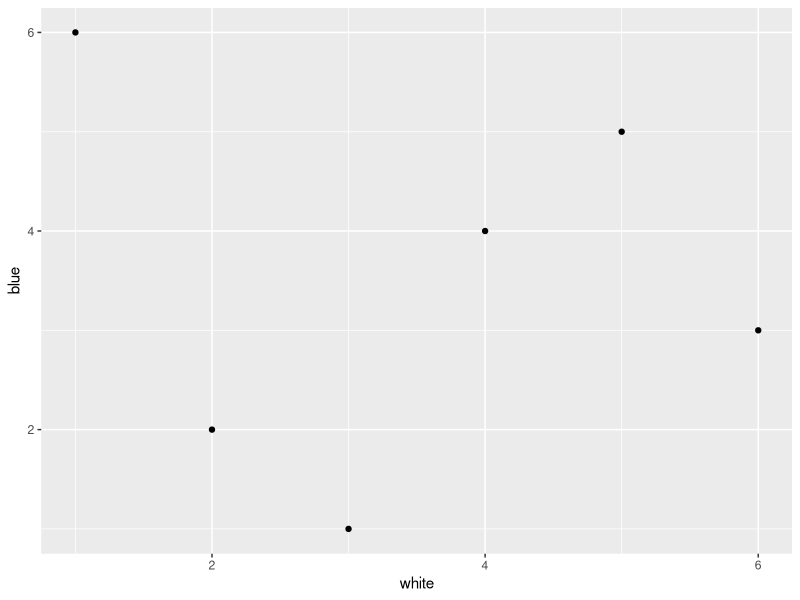

Generate this figure with R:
#################################################################################
#################################################################################
#################################################################################
## Complete the task below, source the script and submit the code hash number.
 


## Write the function described in the quiz question and make sure to name
## the function simplePlot.
## NOTE that the function will be called by the script with its own input,
## so do not provide the data or call the function when generating the hash value.

# insert function called simplePlot here.
library(ggplot2)

simplePlot <- function(df) {
  g <- ggplot(data = df, aes(x = white, y = blue)) +
    geom_point()
  
  return(g)
}

 
#################################################################################
###################### Do not edit the code below this line! ####################
 dfx<-list(structure(list(white = c(1L, 5L, 4L, 2L, 6L, 3L), green = c(2L, 
4L, 5L, 6L, 3L, 1L), blue = c(6L, 5L, 4L, 2L, 3L, 1L), black = c(4L, 
1L, 2L, 3L, 6L, 5L), red = c(1L, 4L, 6L, 5L, 2L, 3L)), class = "data.frame", row.names = c(NA, 
-6L)), structure(list(white = c(4L, 1L, 3L, 2L, 6L, 5L), green = c(5L, 
2L, 3L, 1L, 4L, 6L), blue = c(3L, 5L, 6L, 2L, 4L, 1L), black = c(4L, 
2L, 6L, 5L, 1L, 3L), red = c(1L, 3L, 4L, 5L, 2L, 6L)), class = "data.frame", row.names = c(NA, 
-6L)), structure(list(white = c(6L, 5L, 1L, 2L, 4L, 3L), green = c(4L, 
6L, 1L, 5L, 3L, 2L), blue = c(1L, 6L, 4L, 3L, 5L, 2L), black = c(2L, 
4L, 6L, 5L, 1L, 3L), red = c(3L, 1L, 2L, 5L, 4L, 6L)), class = "data.frame", row.names = c(NA, 
-6L)), structure(list(white = c(3L, 1L, 4L, 2L, 5L, 6L), green = c(6L, 
1L, 4L, 5L, 3L, 2L), blue = c(2L, 4L, 6L, 3L, 1L, 5L), black = c(6L, 
5L, 2L, 3L, 4L, 1L), red = c(6L, 1L, 4L, 3L, 5L, 2L)), class = "data.frame", row.names = c(NA, 
-6L)), structure(list(white = c(5L, 6L, 1L, 2L, 3L, 4L), green = c(4L, 
3L, 5L, 6L, 1L, 2L), blue = c(3L, 4L, 5L, 6L, 2L, 1L), black = c(4L, 
2L, 1L, 6L, 5L, 3L), red = c(1L, 3L, 5L, 4L, 2L, 6L)), class = "data.frame", row.names = c(NA, 
-6L)), structure(list(white = c(6L, 2L, 1L, 5L, 3L, 4L), green = c(3L, 
5L, 2L, 4L, 6L, 1L), blue = c(3L, 5L, 4L, 6L, 1L, 2L), black = c(6L, 
4L, 3L, 2L, 1L, 5L), red = c(3L, 1L, 5L, 2L, 6L, 4L)), class = "data.frame", row.names = c(NA, 
-6L)), structure(list(white = c(2L, 3L, 1L, 6L, 4L, 5L), green = c(5L, 
4L, 1L, 2L, 6L, 3L), blue = c(5L, 4L, 3L, 2L, 1L, 6L), black = c(5L, 
4L, 3L, 6L, 2L, 1L), red = c(4L, 1L, 2L, 5L, 6L, 3L)), class = "data.frame", row.names = c(NA, 
-6L)), structure(list(white = c(6L, 4L, 2L, 3L, 5L, 1L), green = c(1L, 
5L, 3L, 6L, 2L, 4L), blue = c(4L, 3L, 2L, 5L, 1L, 6L), black = c(1L, 
2L, 4L, 6L, 3L, 5L), red = c(4L, 1L, 2L, 5L, 3L, 6L)), class = "data.frame", row.names = c(NA, 
-6L)), structure(list(white = c(6L, 2L, 5L, 1L, 3L, 4L), green = c(3L, 
2L, 4L, 6L, 1L, 5L), blue = c(2L, 5L, 3L, 4L, 6L, 1L), black = c(3L, 
1L, 5L, 4L, 2L, 6L), red = c(1L, 5L, 3L, 2L, 6L, 4L)), class = "data.frame", row.names = c(NA, 
-6L)), structure(list(white = c(3L, 6L, 5L, 2L, 1L, 4L), green = c(4L, 
2L, 1L, 5L, 3L, 6L), blue = c(6L, 1L, 4L, 3L, 2L, 5L), black = c(6L, 
5L, 3L, 1L, 2L, 4L), red = c(5L, 3L, 2L, 6L, 4L, 1L)), class = "data.frame", row.names = c(NA, 
-6L)), structure(list(white = c(3L, 1L, 4L, 5L, 6L, 2L), green = c(6L, 
3L, 1L, 4L, 2L, 5L), blue = c(4L, 6L, 1L, 5L, 3L, 2L), black = c(2L, 
6L, 5L, 1L, 3L, 4L), red = c(5L, 1L, 3L, 2L, 4L, 6L)), class = "data.frame", row.names = c(NA, 
-6L)), structure(list(white = c(3L, 2L, 1L, 4L, 6L, 5L), green = c(5L, 
1L, 2L, 4L, 3L, 6L), blue = c(4L, 2L, 5L, 1L, 3L, 6L), black = c(5L, 
2L, 1L, 4L, 3L, 6L), red = c(4L, 3L, 2L, 6L, 1L, 5L)), class = "data.frame", row.names = c(NA, 
-6L)), structure(list(white = c(3L, 4L, 5L, 6L, 1L, 2L), green = c(3L, 
5L, 2L, 4L, 1L, 6L), blue = c(3L, 5L, 1L, 2L, 4L, 6L), black = c(5L, 
2L, 1L, 6L, 4L, 3L), red = c(6L, 1L, 3L, 5L, 2L, 4L)), class = "data.frame", row.names = c(NA, 
-6L)), structure(list(white = c(1L, 2L, 5L, 4L, 3L, 6L), green = c(2L, 
5L, 3L, 1L, 6L, 4L), blue = c(5L, 4L, 1L, 3L, 2L, 6L), black = c(3L, 
5L, 4L, 1L, 6L, 2L), red = c(1L, 4L, 6L, 5L, 2L, 3L)), class = "data.frame", row.names = c(NA, 
-6L)), structure(list(white = c(2L, 1L, 4L, 3L, 6L, 5L), green = c(5L, 
3L, 6L, 2L, 1L, 4L), blue = c(4L, 3L, 2L, 1L, 6L, 5L), black = c(1L, 
2L, 5L, 6L, 3L, 4L), red = c(2L, 6L, 5L, 4L, 3L, 1L)), class = "data.frame", row.names = c(NA, 
-6L)), structure(list(white = c(5L, 3L, 1L, 4L, 6L, 2L), green = c(1L, 
3L, 4L, 5L, 6L, 2L), blue = c(6L, 1L, 5L, 4L, 2L, 3L), black = c(3L, 
1L, 2L, 5L, 6L, 4L), red = c(6L, 4L, 2L, 3L, 1L, 5L)), class = "data.frame", row.names = c(NA, 
-6L)), structure(list(white = c(6L, 2L, 5L, 1L, 3L, 4L), green = c(4L, 
1L, 6L, 3L, 5L, 2L), blue = c(5L, 6L, 4L, 1L, 3L, 2L), black = c(3L, 
4L, 2L, 1L, 5L, 6L), red = c(1L, 5L, 6L, 2L, 4L, 3L)), class = "data.frame", row.names = c(NA, 
-6L)), structure(list(white = c(3L, 4L, 6L, 1L, 2L, 5L), green = c(5L, 
4L, 1L, 2L, 3L, 6L), blue = c(4L, 5L, 1L, 3L, 2L, 6L), black = c(2L, 
5L, 1L, 3L, 4L, 6L), red = c(4L, 5L, 2L, 3L, 1L, 6L)), class = "data.frame", row.names = c(NA, 
-6L)), structure(list(white = c(6L, 1L, 4L, 3L, 2L, 5L), green = c(2L, 
1L, 5L, 6L, 4L, 3L), blue = c(3L, 1L, 4L, 5L, 2L, 6L), black = c(5L, 
2L, 6L, 4L, 1L, 3L), red = c(1L, 6L, 2L, 3L, 4L, 5L)), class = "data.frame", row.names = c(NA, 
-6L)), structure(list(white = c(3L, 5L, 6L, 1L, 2L, 4L), green = c(5L, 
4L, 3L, 6L, 2L, 1L), blue = c(3L, 4L, 6L, 1L, 5L, 2L), black = c(1L, 
3L, 2L, 4L, 6L, 5L), red = c(5L, 2L, 3L, 1L, 4L, 6L)), class = "data.frame", row.names = c(NA, 
-6L))); options(scipen = 999);extractPoints<-function(g){gl<-layer_data(g);return(c(gl$x,gl$y))};mid<-unlist(lapply(lapply(dfx,simplePlot),extractPoints));
nid<-as.integer(sapply(strsplit(paste(mid, collapse = ""),"")[[1]], charToRaw));mnid=c(113);lnid<-length(nid);for(a in 2:lnid){mnid<-c(mnid,(mnid[a-1]*113) %% 1000)};hash<-sum(abs(diff(mnid*nid)))%%1e5; 
cat("Provide the followning code hash value as your quiz question answer:", hash, "
")
cat("Test input:","
")
print(dfx[[1]])
print("Test output")
print(simplePlot(dfx[[1]]))

